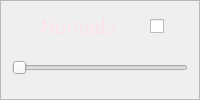
             <widget class="QFrame" name="frame_NormalModes">
              <property name="minimumSize">
               <size>
                <width>0</width>
                <height>100</height>
               </size>
              </property>
              <property name="maximumSize">
               <size>
                <width>16777215</width>
                <height>100</height>
               </size>
              </property>
              <property name="styleSheet">
               <string notr="true"/>
              </property>
              <property name="frameShape">
               <enum>QFrame::StyledPanel</enum>
              </property>
              <property name="frameShadow">
               <enum>QFrame::Raised</enum>
              </property>
              <layout class="QVBoxLayout" name="verticalLayout_24">
               <item>
                <layout class="QVBoxLayout" name="verticalLayout_21">
                 <item>
                  <layout class="QHBoxLayout" name="horizontalLayout_29">
                   <item>
                    <widget class="QLabel" name="lbl_Normals">
                     <property name="sizePolicy">
                      <sizepolicy hsizetype="Expanding" vsizetype="Fixed">
                       <horstretch>0</horstretch>
                       <verstretch>0</verstretch>
                      </sizepolicy>
                     </property>
                     <property name="minimumSize">
                      <size>
                       <width>120</width>
                       <height>30</height>
                      </size>
                     </property>
                     <property name="maximumSize">
                      <size>
                       <width>120</width>
                       <height>16777215</height>
                      </size>
                     </property>
                     <property name="styleSheet">
                      <string notr="true">QLabel {
color: rgb(36, 36, 36);
	color: rgb(252, 226, 236);
font-size: 20px;
border-style: outset;
border-width:0px;
border-radius: 0px;
border-color: rgb(71, 94, 76);
}</string>
                     </property>
                     <property name="text">
                      <string>Normals</string>
                     </property>
                     <property name="alignment">
                      <set>Qt::AlignCenter</set>
                     </property>
                    </widget>
                   </item>
                   <item>
                    <widget class="QCheckBox" name="cbx_Normals">
                     <property name="sizePolicy">
                      <sizepolicy hsizetype="Expanding" vsizetype="Fixed">
                       <horstretch>0</horstretch>
                       <verstretch>0</verstretch>
                      </sizepolicy>
                     </property>
                     <property name="minimumSize">
                      <size>
                       <width>31</width>
                       <height>0</height>
                      </size>
                     </property>
                     <property name="maximumSize">
                      <size>
                       <width>31</width>
                       <height>16777215</height>
                      </size>
                     </property>
                     <property name="styleSheet">
                      <string notr="true"/>
                     </property>
                     <property name="text">
                      <string/>
                     </property>
                    </widget>
                   </item>
                  </layout>
                 </item>
                 <item>
                  <layout class="QHBoxLayout" name="horizontalLayout_36" stretch="1">
                   <property name="rightMargin">
                    <number>0</number>
                   </property>
                   <item>
                    <widget class="QSlider" name="hsld_NormalsScale">
                     <property name="sizePolicy">
                      <sizepolicy hsizetype="Expanding" vsizetype="Expanding">
                       <horstretch>0</horstretch>
                       <verstretch>0</verstretch>
                      </sizepolicy>
                     </property>
                     <property name="styleSheet">
                      <string notr="true"/>
                     </property>
                     <property name="minimum">
                      <number>1</number>
                     </property>
                     <property name="maximum">
                      <number>20</number>
                     </property>
                     <property name="pageStep">
                      <number>20</number>
                     </property>
                     <property name="orientation">
                      <enum>Qt::Horizontal</enum>
                     </property>
                    </widget>
                   </item>
                  </layout>
                 </item>
                </layout>
               </item>
              </layout>
             </widget>
